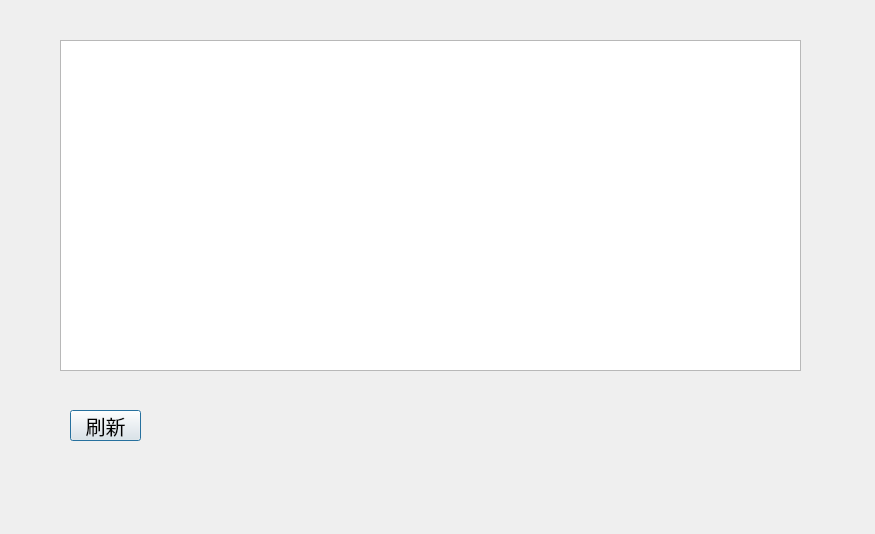
<?xml version="1.0" encoding="UTF-8"?>
<ui version="4.0">
 <class>DialogPurchaseOrder</class>
 <widget class="QDialog" name="DialogPurchaseOrder">
  <property name="geometry">
   <rect>
    <x>0</x>
    <y>0</y>
    <width>875</width>
    <height>534</height>
   </rect>
  </property>
  <property name="windowTitle">
   <string>Dialog</string>
  </property>
  <widget class="QTableView" name="tableView">
   <property name="geometry">
    <rect>
     <x>60</x>
     <y>40</y>
     <width>741</width>
     <height>331</height>
    </rect>
   </property>
   <property name="font">
    <font>
     <pointsize>15</pointsize>
    </font>
   </property>
  </widget>
  <widget class="QPushButton" name="btn_flush">
   <property name="geometry">
    <rect>
     <x>70</x>
     <y>410</y>
     <width>71</width>
     <height>31</height>
    </rect>
   </property>
   <property name="font">
    <font>
     <pointsize>15</pointsize>
    </font>
   </property>
   <property name="text">
    <string>刷新</string>
   </property>
  </widget>
 </widget>
 <resources/>
 <connections/>
</ui>
